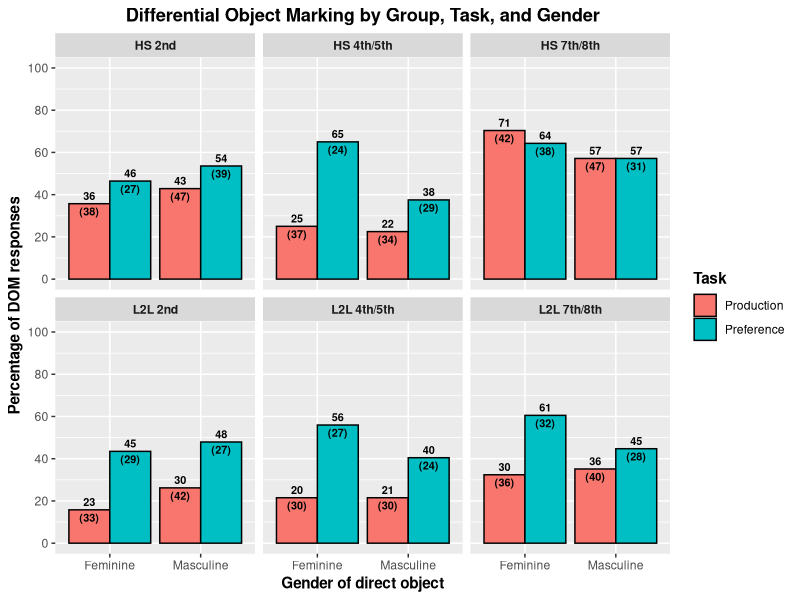
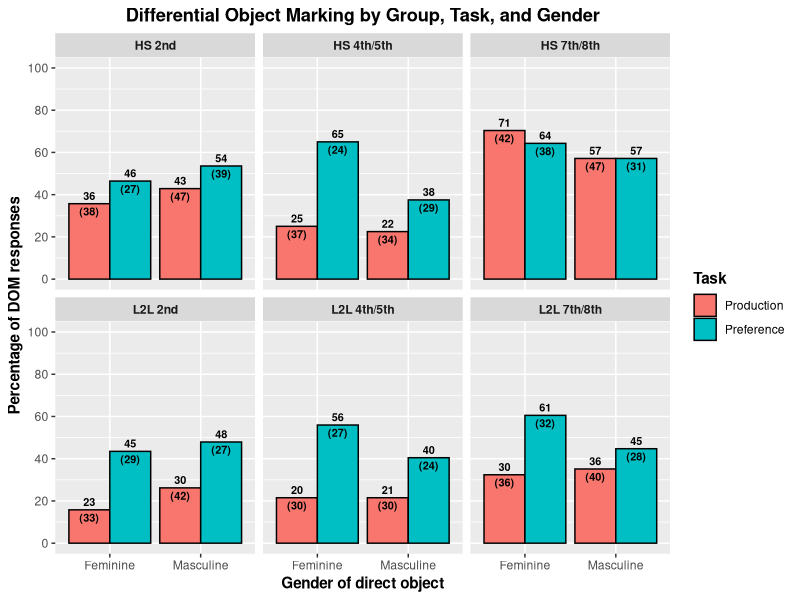

Generate these figures, in order, with R:
library(tidyverse)
library(here)


# Load Data
L2_2_Prod <- read_csv(here("CSV Files", "L2 Learners", "L2 Second DOM Production.csv"))
L2_2_FCT <- read_csv(here("CSV Files", "L2 Learners", "L2 Second DOM FCT.csv"))

HS_2_Prod <- read_csv(here("CSV Files", "Heritage", "Heritage Second DOM Production.csv"))
HS_2_FCT <- read_csv(here("CSV Files", "Heritage", "Heritage Second DOM FCT.csv"))


## Fourth/fifth
L2_45_Prod <- read_csv(here("CSV Files", "L2 Learners", "L2 Fourth and Fifth DOM Production.csv"))
L2_45_FCT <- read_csv(here("CSV Files", "L2 Learners", "L2 Fourth and Fifth DOM FCT.csv"))

HS_45_Prod <- read_csv(here("CSV Files", "Heritage", "Heritage Fourth and Fifth DOM Production.csv"))
HS_45_FCT <- read_csv(here("CSV Files", "Heritage", "Heritage Fourth and Fifth DOM FCT.csv"))


## Seventh/eighth
L2_78_Prod <- read_csv(here("CSV Files", "L2 Learners", "L2 Seventh and Eighth DOM Production.csv"))
L2_78_FCT <- read_csv(here("CSV Files", "L2 Learners", "L2 Seventh and Eighth DOM FCT.csv"))

HS_78_Prod <- read_csv(here("CSV Files", "Heritage", "Heritage Seventh and Eighth DOM Production.csv"))
HS_78_FCT <- read_csv(here("CSV Files", "Heritage", "Heritage Seventh and Eighth DOM FCT.csv"))


## Group
Production <- rbind(L2_2_Prod, L2_45_Prod, L2_78_Prod, HS_2_Prod, HS_45_Prod, HS_78_Prod)
FCT <- rbind(L2_2_FCT, L2_45_FCT, L2_78_FCT, HS_2_FCT, HS_45_FCT, HS_78_FCT) %>% 
  mutate(Task = "Preference")

Combined <- rbind(Production, FCT)
Combined$Task <- factor(Combined$Task, levels = c("Production", "Preference"))


# Generate percentages
## Bar graph
Master_Bar <- Combined %>% 
  group_by(Group, Task, Gender) %>%
  summarize(Total_Accuracy = sum(Accuracy, na.rm = TRUE),
            Total_Responses = sum(!is.na(Accuracy)),
            Ratio = Total_Accuracy/Total_Responses) %>% 
  mutate(Ratio = (Ratio*100))


## Boxplot
Master_Box <- Combined %>% 
  group_by(Part_ID, Group, Task, Gender) %>%
  summarize(Total_Accuracy = sum(Accuracy, na.rm = TRUE),
            Total_Responses = sum(!is.na(Accuracy)),
            Ratio = Total_Accuracy/Total_Responses) %>% 
  mutate(Ratio = (Ratio*100))


## Bar graph ratios
Master_Bar_Summary <- Master_Box %>%
  group_by(Group, Task, Gender) %>%
  summarise(Average = mean(Ratio, na.rm = TRUE), 
            SD = sd(Ratio, na.rm = TRUE)) %>% 
  left_join(Master_Bar, Master_Bar_Summary, by = c("Group", "Task", "Gender"))


# Generate bar graph
Gender_Bar_Graph <- Master_Bar_Summary %>% 
  ggplot(aes(x = Gender, y = Ratio, fill = Task)) + 
  geom_bar(position = "dodge", stat = "identity", color = "black") +
  facet_wrap(facets = vars(Group)) +
  scale_y_continuous(breaks = seq (0, 100, 20),
                     limits = c(0, 100)) +
    geom_text(aes(label = paste0(round(Average), "\n(", round(SD), ")")),
              position = position_dodge(width = .9),
              vjust = 0.5,
              size = 2.75,
              fontface = "bold") +
  labs(x = "Gender of direct object", y = "Percentage of DOM responses", fill = "Task", title = "Differential Object Marking by Group, Task, and Gender") +
  theme(axis.title = element_text(face = "bold"),
        plot.title = element_text(hjust = 0.5, face = "bold"),
        legend.title = element_text(face = "bold"),
        strip.text = element_text(face = "bold"))

Gender_Bar_Graph

ggsave(filename = here("DOM Manuscript (Applied Psycholinguistics)", "Graphs", "AP DOM Figure 4.pdf"),
       plot = Gender_Bar_Graph,
       device = "pdf",
       width = 6.5,
       height = 3.5,
       units = "in")
